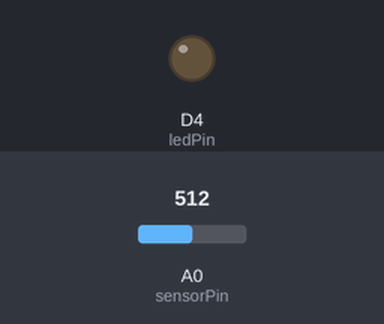
Bench run of a sketch on a simulated ESP8266 (NodeMCU). Shown: output pins drawn as LEDs (lit = HIGH). The test bench sets the inputs (shaded band); at power-on: A0 (sensorPin) = 512. WiFi joins after 1.5 s; servers stay silent unless stated; uploads are accepted with an empty reply; what the sketch prints to the serial monitor is not drawn.

Above: at 2.7 s.
2.8 s: A0 (sensorPin) set to 212
4.3 s: A0 (sensorPin) set to 187
At 5.5 s:
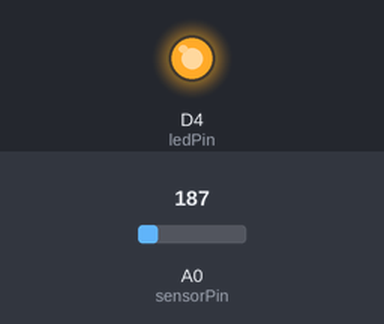
5.8 s: A0 (sensorPin) set to 210
At 7.0 s:
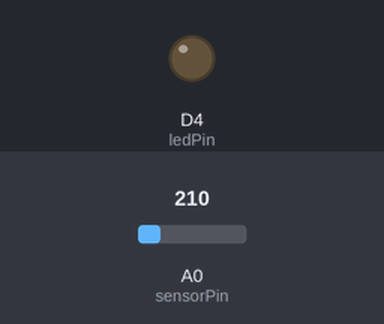
7.3 s: A0 (sensorPin) set to 190
At 7.6 s:
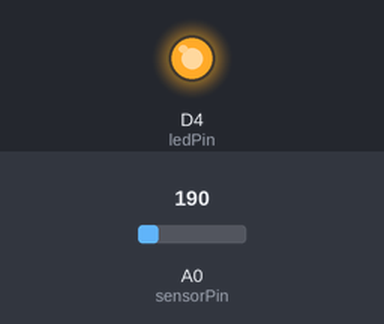
Timing chart, 0 to 9.8 s (numbered marks = the images above; inputs shaded):
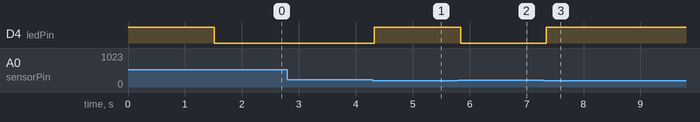

Measured:
- the behaviour switches between 201 and 200 on A0 (sensorPin) (found by bisection; images 0 and 1)
- after the input at 2.8 s, every drawn part: stays the same
- after the input at 4.3 s, D4 (ledPin): LOW → HIGH at once
- after the input at 5.8 s, D4 (ledPin): HIGH → LOW at once
- after the input at 7.3 s, D4 (ledPin): LOW → HIGH at once

The sketch:

rhythm_temi.ino
```cpp
#include <ESP8266WiFi.h>
#include <ESP8266HTTPClient.h>

// =====================================
// WiFi 설정
// =====================================
const char* ssid = "AndroidHotspot1119";
const char* password = "2022073290";

// =====================================
// 서버 주소 (노트북 IP 주소 확인 필요)
// =====================================
const char* serverUrl = "http://10.139.44.59:5000/pad";

// =====================================
// FSR 센서 설정
// =====================================
const int sensorPin = A0;  // FSR 연결 핀
const int ledPin = D4;     // 내장 LED 핀
const int threshold = 200; // 눌림 기준값
const int padId = 1;       // 패드 번호

// =====================================
// [수정] 시간 측정 및 상태 관리를 위한 변수
// =====================================
bool isPressed = false;           // 현재 눌려있는지 여부
unsigned long pressStartTime = 0; // 누르기 시작한 시간 (밀리초)
int maxSensorValue = 0;           // 누르는 동안의 최대 센서 원본값
int maxPressurePercent = 0;       // 누르는 동안의 최대 압력 퍼센트

// =====================================

void setup() {
  Serial.begin(115200);

  // LED 출력 설정
  pinMode(ledPin, OUTPUT);
  // 시작 시 LED 끄기 (ESP8266 내장 LED는 HIGH가 꺼짐입니다)
  digitalWrite(ledPin, HIGH);

  Serial.println();
  Serial.println("================================");
  Serial.println("FSR 스마트 패드 시스템 시작 (시간 측정 추가)");
  Serial.println("================================");

  connectWiFi();

  Serial.println("시스템 준비 완료");
}

// =====================================

void loop() {
  // FSR 값 읽기
  int sensorValue = analogRead(sensorPin);

  // 작은 노이즈 제거
  if (sensorValue < 10) {
    sensorValue = 0;
  }

  // 압력 퍼센트 계산 (0 ~ 1023 -> 0 ~ 100%)
  int pressurePercent = map(sensorValue, 0, 1023, 0, 100);

  // 1. 센서가 눌렸을 때 (기준값 초과)
  if (sensorValue > threshold) {

    // 처음 눌린 순간
    if (!isPressed) {
      isPressed = true;
      pressStartTime = millis(); // 누르기 시작한 절대 시간 기록
      maxSensorValue = sensorValue;
      maxPressurePercent = pressurePercent;

      // LED 켜기 (LOW가 켜짐)
      digitalWrite(ledPin, LOW);
      Serial.println("패드 터치 감지! (측정 시작)");
    }
    // 이미 누르고 있는 상태라면 최대 압력값 지속 갱신
    else {
      if (sensorValue > maxSensorValue) {
        maxSensorValue = sensorValue;
        maxPressurePercent = pressurePercent;
      }
    }

  }
  // 2. 센서에서 손을 뗐을 때 (기준값 미만)
  else {

    // 방금 전까지 눌려있다가 손을 뗀 순간
    if (isPressed) {
      isPressed = false;

      // 누른 시간 계산 (현재 시간 - 시작 시간)
      unsigned long duration = millis() - pressStartTime;

      // LED 끄기
      digitalWrite(ledPin, HIGH);

      Serial.println("--------------------------------");
      Serial.println("패드 터치 종료! 데이터 전송 중...");
      Serial.print("누적 시간: "); Serial.print(duration); Serial.println(" ms");
      Serial.print("최대 압력: "); Serial.print(maxPressurePercent); Serial.println("%");

      // [수정] 수집된 데이터와 누른 시간을 함께 서버로 전송
      sendPadSignal(maxSensorValue, maxPressurePercent, duration);

      // 바운싱(노이즈) 방지를 위한 약간의 대기
      delay(300);
    }
  }

  // 루프 주기 조절 (반응 속도를 위해 50ms로 단축)
  delay(50);
}

// =====================================
// WiFi 연결
// =====================================
void connectWiFi() {
  Serial.print("WiFi 연결 중");
  WiFi.begin(ssid, password);

  while (WiFi.status() != WL_CONNECTED) {
    delay(500);
    Serial.print(".");
  }

  Serial.println();
  Serial.println("WiFi 연결 성공!");
  Serial.println("================================");
}

// =====================================
// 서버 전송 (duration_ms 파라미터 추가)
// =====================================
void sendPadSignal(int sensorValue, int pressurePercent, unsigned long duration) {
  // WiFi 연결 확인
  if (WiFi.status() != WL_CONNECTED) {
    Serial.println("WiFi 연결 끊김");
    return;
  }

  WiFiClient client;
  HTTPClient http;

  // 서버 연결 시작
  http.begin(client, serverUrl);

  // JSON 형식 지정
  http.addHeader("Content-Type", "application/json");

  // [수정] Flask 서버 규격에 맞게 "duration_ms" 항목을 추가한 JSON 문자열 생성
  String jsonPayload =
    "{"
    "\"pad_id\":" + String(padId) + ","
    "\"value\":" + String(sensorValue) + ","
    "\"pressure\":" + String(pressurePercent) + ","
    "\"duration_ms\":" + String(duration) + ","
    "\"event\":\"touch_complete\""
    "}";

  Serial.println("전송 데이터:");
  Serial.println(jsonPayload);

  // POST 요청 전송
  int httpResponseCode = http.POST(jsonPayload);

  // 결과 출력
  if (httpResponseCode > 0) {
    Serial.print("전송 성공! 응답 코드: ");
    Serial.println(httpResponseCode);
    String response = http.getString();
    Serial.print("서버 응답: ");
    Serial.println(response);
  } else {
    Serial.print("전송 실패. 에러 코드: ");
    Serial.println(httpResponseCode);
  }

  // 연결 종료
  http.end();
  Serial.println("--------------------------------");
}
```
